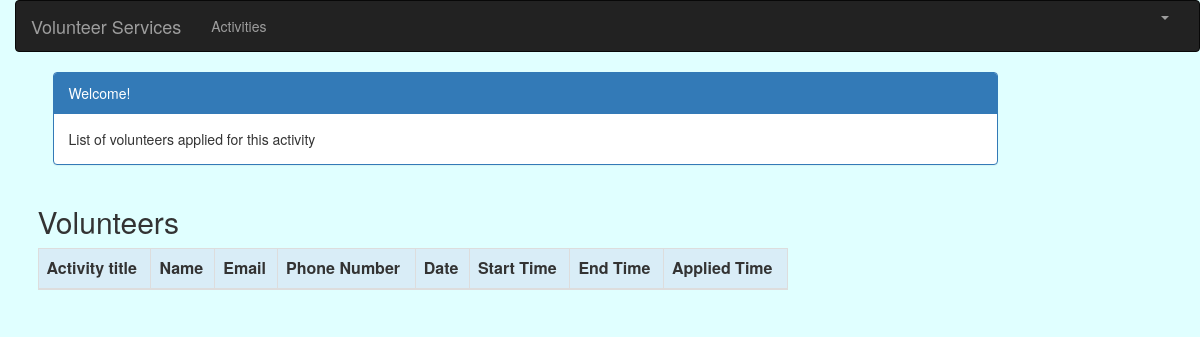
The page /vol_list (signed in) on the database as committed earlier.
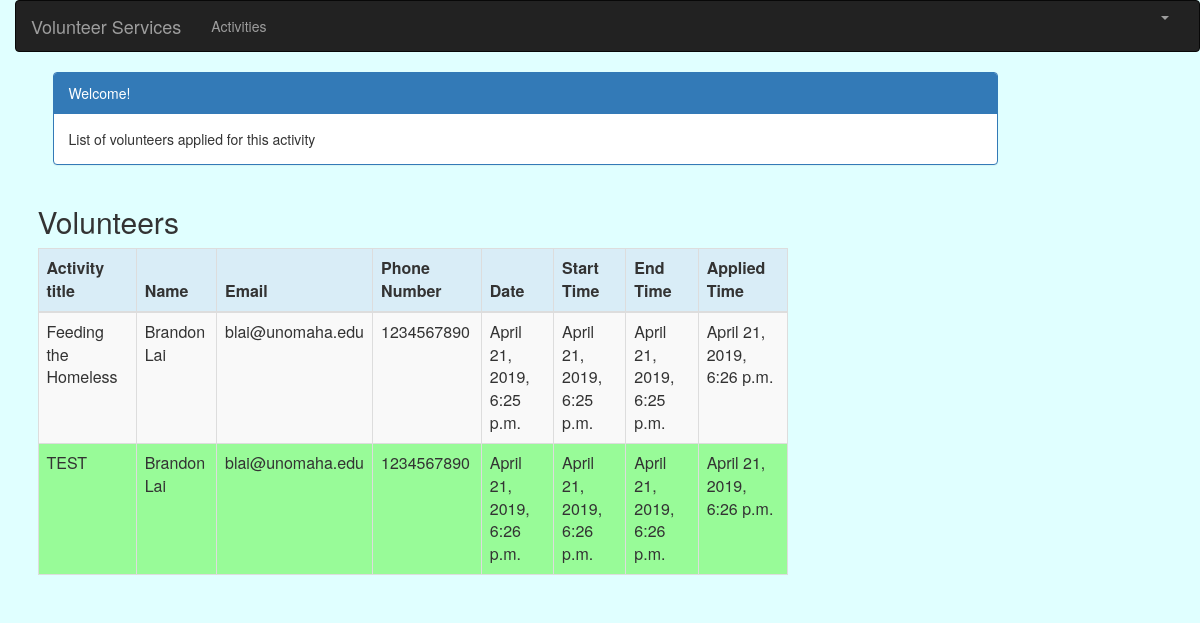
The same page on the database as committed later.
### volunnet/models.py (models this page shows, shortened)
class Volunteer(models.Model):
    title = models.CharField(max_length=200, default="")
    vol_name = models.CharField(max_length=100)
    email = models.EmailField(max_length=100)
    phone_number = models.CharField(max_length=50)
    vol_date = models.DateTimeField(default=timezone.now)
    start_time = models.DateTimeField(default=timezone.now)
    end_time = models.DateTimeField(default=timezone.now)
    applied_time = models.DateTimeField(default=timezone.now)

### volunnet/views.py (the view)
# urls.py: path('vol_list', views.vol_list, name='vol_list'),
@login_required
def vol_list(request):
    global organizer
    print("The current value is:", organizer)
    volunteer = Volunteer.objects.filter(applied_time__lte=timezone.now())
    return render(request, 'volunnet/vol_list.html',
                  {'volunteers': volunteer})

### volunnet/templates/volunnet/vol_list.html (shortened to what this page needs)
{% extends 'base.html' %}
{% block content %}
<html>
    <head>
        <link rel="stylesheet" href="https://maxcdn.bootstrapcdn.com/bootstrap/3.3.4/css/bootstrap.min.css">
    </head>
    <body>
    <div class="container">
        <div class="row">
            <div class="col-md-10 col-md-offset-0">
                <div class="panel panel-primary">
                    <div class="panel-heading">Welcome!</div>
                    <div class="panel-body">
                        List of volunteers applied for this activity
                    </div>
                </div>
            </div>
        </div>
    </div>
    <div class="row">
        <h2 style="padding-left: 15Px">Volunteers</h2>
    </div>
    <div>
        <table class="table table-striped table-bordered table-hover">
            <thead>
            <tr class="bg-info">
                <th>Activity title </th>
                <th>Name </th>
                <th>Email</th>
                <th>Phone Number</th>
                <th>Date</th>
                <th>Start Time</th>
                <th>End Time</th>
                <th>Applied Time</th>
            </tr>
            </thead>
            <tbody>
            {% for volunteer in volunteers %}
                <tr>
                    <td>{{ volunteer.title}}</td>
                    <td>{{ volunteer.vol_name }}</td>
                    <td>{{ volunteer.email }}</td>
                    <td>{{ volunteer.phone_number }}</td>
                    <td>{{ volunteer.vol_date }}</td>
                    <td>{{ volunteer.start_time }}</td>
                    <td>{{ volunteer.end_time }}</td>
                    <td>{{ volunteer.applied_time }}</td>
                </tr>
            {% endfor %}
            </tbody>
        </table>
        </div>
    </body>
</html>
{% endblock %}

### volunnet/templates/base.html (shortened to what this page needs)
{% load static %}
<html lang="en">
<head>
    <link rel="stylesheet" href="https://maxcdn.bootstrapcdn.com/bootstrap/3.3.7/css/bootstrap.min.css">
    <link rel="stylesheet" type="text/css" href="{% static 'css/portfolio.css' %}">
</head>
<body id="app-layout">
<nav class="navbar navbar-inverse">
    <div class="container-fluid">
        <div class="navbar-header">
            <a class="navbar-brand" href="/">
               Volunteer Services
            </a>
        </div>
        <div class="collapse navbar-collapse" id="myNavbar">
            <ul class="nav navbar-nav">
                <li><a href="{% url 'volunnet:activity_list' %}">Activities</a></li>
            </ul>
            <ul class="nav navbar-nav navbar-right">
                {% if user.is_authenticated %}
                    <li class="dropdown">
                        <a href="#" class="dropdown-toggle" data-toggle="dropdown" role="button" aria-expanded="false">
                            <span class="caret"></span>
                        </a>
                    </li>
                {% else %}
                    <li><a href="{% url 'volunnet:user_login' %}"><span class="glyphicon glyphicon-log-in"></span>Login</a></li>
                {% endif %}
            </ul>
        </div>
    </div>
</nav>
<div class="content container">
    <div class="row">
        <div class="col-md-8">
            {% block content %}{% endblock %}
        </div>
    </div>
</body>
</html>

### volunnet/static/css/portfolio.css (style rules this page uses)
body { padding-left: 15px; background-color: lightblue; color: #333333; }
h1 a, h2, h3, h4, h5, h6 { color: gray(); font-family: 'cursive'; }
ul { margin: 0; }

### volunnet/templates/base.html (style rules this page uses)
.navbar { margin-bottom: 0; border-radius: 0; }

### volunnet/templates/volunnet/vol_list.html (style rules this page uses)
body { background-color: lightcyan; }
table { background-color: palegreen; }

Rows that differ between the two databases and show on the page:
added Volunteer: title "Feeding the Homeless", vol_name "Brandon Lai", email "blai@unomaha.edu", phone_number "1234567890", vol_date "April 21, 2019, 6:25 p.m.", start_time "April 21, 2019, 6:25 p.m.", end_time "April 21, 2019, 6:25 p.m.", applied_time "April 21, 2019, 6:26 p.m."
added Volunteer: title "TEST", vol_name "Brandon Lai", email "blai@unomaha.edu", phone_number "1234567890", vol_date "April 21, 2019, 6:26 p.m.", start_time "April 21, 2019, 6:26 p.m.", end_time "April 21, 2019, 6:26 p.m.", applied_time "April 21, 2019, 6:26 p.m."
